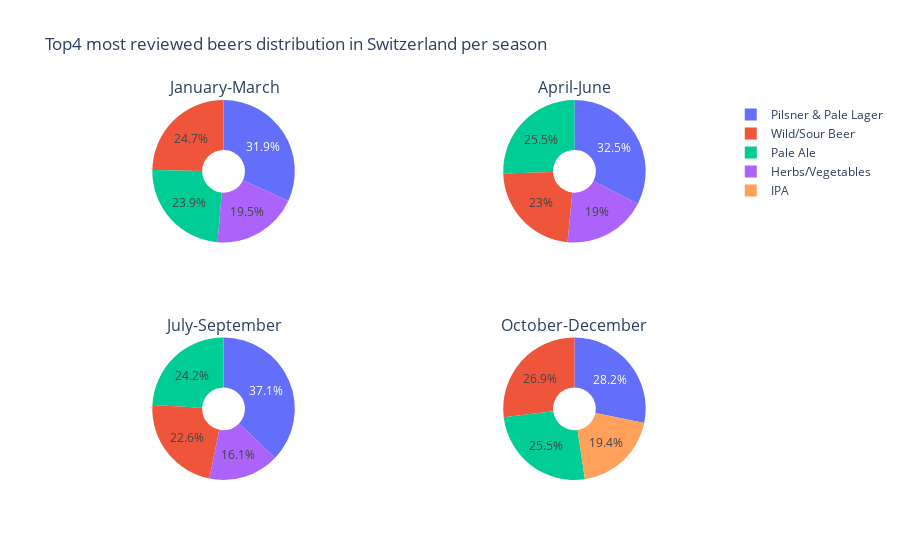

Notebook code for this chart:
### Code cell
#Pie chart plot showing the distribution of the top 4 most reviewed beer styles in a country per trimester

def trimester_country_piechart(names):
        fig = make_subplots(rows=2, cols=2, subplot_titles= ['January-March', 'April-June', 'July-September', 'October-December'],
                             specs=[[{'type': 'domain'}, {'type': 'domain'}], [{'type': 'domain'}, {'type': 'domain'}]])

        T1_pie = px.pie(T1_reviews.T, values= names, names=T1_reviews.T.index.values, hole=0.3)
        fig.add_trace(T1_pie['data'][0], 1, 1)

        T2_pie = px.pie(T2_reviews.T, values= names, names=T2_reviews.T.index.values, hole=0.3)
        fig.add_trace(T2_pie['data'][0], 1, 2)

        T3_pie = px.pie(T3_reviews.T, values= names, names=T3_reviews.T.index.values, hole=0.3)
        fig.add_trace(T3_pie['data'][0], 2, 1)

        T4_pie = px.pie(T4_reviews.T, values= names, names=T4_reviews.T.index.values, hole=0.3)
        fig.add_trace(T4_pie['data'][0], 2, 2)

        fig.update_layout(
                title_text= f"Top4 most reviewed beers distribution in {names} per season")
        
        fig.update_traces(textposition = 'inside')
        return fig

#We show one example among the country filtered list. For the whole interactive plot go and visit the website
trimester_country_piechart('Switzerland').show()

### Figure 1 — Plotly figure (JSON) as saved in the notebook; plotly's stock layout.template omitted (floating-point values rounded to 4 significant figures)
{"data": [{"domain": {"x": [0, 0.45], "y": [0.625, 1]}, "hole": 0.3, "hovertemplate": "label=%{label}<br>Switzerland=%{value}<extra></extra>", "labels": ["Ale", "Amber Ale", "Bock", "Brown/Dark Ale", "Cocktails", "Dark Lager", "Herbs/Vegetables", "Hybrid Beer", "IPA", "Pale Ale", "Pilsner & Pale Lager", "Porter", "Stout", "Strong Ale", "Strong Brown/Dark Ale", "Strong Pale Ale", "Wheat Beer", "Wild/Sour Beer"], "legendgroup": "", "name": "", "showlegend": true, "textposition": "inside", "type": "pie", "values": [null, null, null, null, null, null, 729, null, null, 895, 1192, null, null, null, null, null, null, 926]}, {"domain": {"x": [0.55, 1], "y": [0.625, 1]}, "hole": 0.3, "hovertemplate": "label=%{label}<br>Switzerland=%{value}<extra></extra>", "labels": ["Ale", "Amber Ale", "Bock", "Cocktails", "Dark Lager", "Herbs/Vegetables", "Hybrid Beer", "IPA", "Pale Ale", "Pilsner & Pale Lager", "Porter", "Stout", "Strong Ale", "Strong Pale Ale", "Wheat Beer", "Wild/Sour Beer"], "legendgroup": "", "name": "", "showlegend": true, "textposition": "inside", "type": "pie", "values": [null, null, null, null, null, 829, null, null, 1110, 1416, null, null, null, null, null, 1000]}, {"domain": {"x": [0, 0.45], "y": [0, 0.375]}, "hole": 0.3, "hovertemplate": "label=%{label}<br>Switzerland=%{value}<extra></extra>", "labels": ["Ale", "Amber Ale", "Bock", "Brown/Dark Ale", "Cocktails", "Dark Lager", "Herbs/Vegetables", "Hybrid Beer", "IPA", "Pale Ale", "Pilsner & Pale Lager", "Porter", "Stout", "Strong Ale", "Strong Pale Ale", "Wheat Beer", "Wild/Sour Beer"], "legendgroup": "", "name": "", "showlegend": true, "textposition": "inside", "type": "pie", "values": [null, null, null, null, null, null, 693, null, null, 1043, 1603, null, null, null, null, null, 977]}, {"domain": {"x": [0.55, 1], "y": [0, 0.375]}, "hole": 0.3, "hovertemplate": "label=%{label}<br>Switzerland=%{value}<extra></extra>", "labels": ["Ale", "Amber Ale", "Bock", "Brown/Dark Ale", "Cocktails", "Dark Lager", "Herbs/Vegetables", "Hybrid Beer", "IPA", "Pale Ale", "Pilsner & Pale Lager", "Porter", "Stout", "Strong Ale", "Strong Brown/Dark Ale", "Strong Pale Ale", "Wheat Beer", "Wild/Sour Beer"], "legendgroup": "", "name": "", "showlegend": true, "textposition": "inside", "type": "pie", "values": [null, null, null, null, null, null, null, null, 742, 971, 1076, null, null, null, null, null, null, 1026]}], "layout": {"annotations": [{"font": {"size": 16}, "showarrow": false, "text": "January-March", "x": 0.225, "xanchor": "center", "xref": "paper", "y": 1, "yanchor": "bottom", "yref": "paper"}, {"font": {"size": 16}, "showarrow": false, "text": "April-June", "x": 0.775, "xanchor": "center", "xref": "paper", "y": 1, "yanchor": "bottom", "yref": "paper"}, {"font": {"size": 16}, "showarrow": false, "text": "July-September", "x": 0.225, "xanchor": "center", "xref": "paper", "y": 0.375, "yanchor": "bottom", "yref": "paper"}, {"font": {"size": 16}, "showarrow": false, "text": "October-December", "x": 0.775, "xanchor": "center", "xref": "paper", "y": 0.375, "yanchor": "bottom", "yref": "paper"}], "title": {"text": "Top4 most reviewed beers distribution in Switzerland per season"}}}
